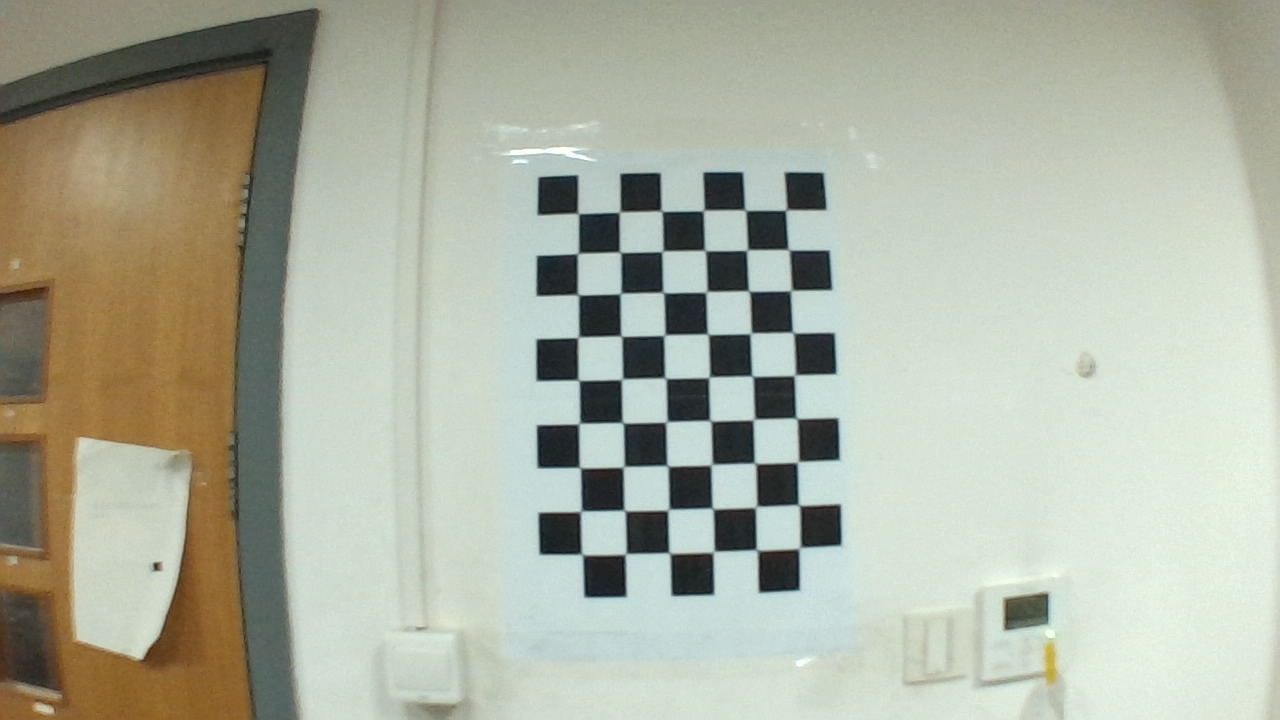
#> input picture imgs/cali01.jpg, 1280 x 720 px; its folder holds only this picture in this run
$ python camera_calibration.py
#> lines starting #> are read from the running program, lines starting #| are printed output that depends on the picture; after the words box and inside, x2 and y2 are one past the last pixel; in counts of white or black regions, pixels touching at a corner belong together; long printed decimals are rounded
"""
Camera calibration
Remove camera distortion for further 3D pose estimation and positioning.
References:
https://www.cnblogs.com/wildbloom/p/8320351.html
https://blog.csdn.net/firemicrocosm/article/details/48594897
"""
import numpy as np
import cv2
import glob

# termination criteria
criteria = (cv2.TERM_CRITERIA_EPS + cv2.TERM_CRITERIA_MAX_ITER, 30, 0.001)
# chessboard size
cb_size = (9,6)

# prepare object points, like (0,0,0), (1,0,0), (2,0,0) ....,(6,5,0)
objp = np.zeros((cb_size[0]*cb_size[1], 3), np.float32)
objp[:,:2] = np.mgrid[0:cb_size[0], 0:cb_size[1]].T.reshape(-1,2)

# Arrays to store object points and image points from all the images.
objpoints = [] # 3d point in real world space
imgpoints = [] # 2d points in image plane.

images = glob.glob('imgs/cali*.jpg')
print(images)

# sampling
for fname in images:
    img = cv2.imread(fname)
#> img is the input picture: shape (720, 1280, 3); mean B, G, R 161, 177, 172.6
    gray = cv2.cvtColor(img,cv2.COLOR_BGR2GRAY)
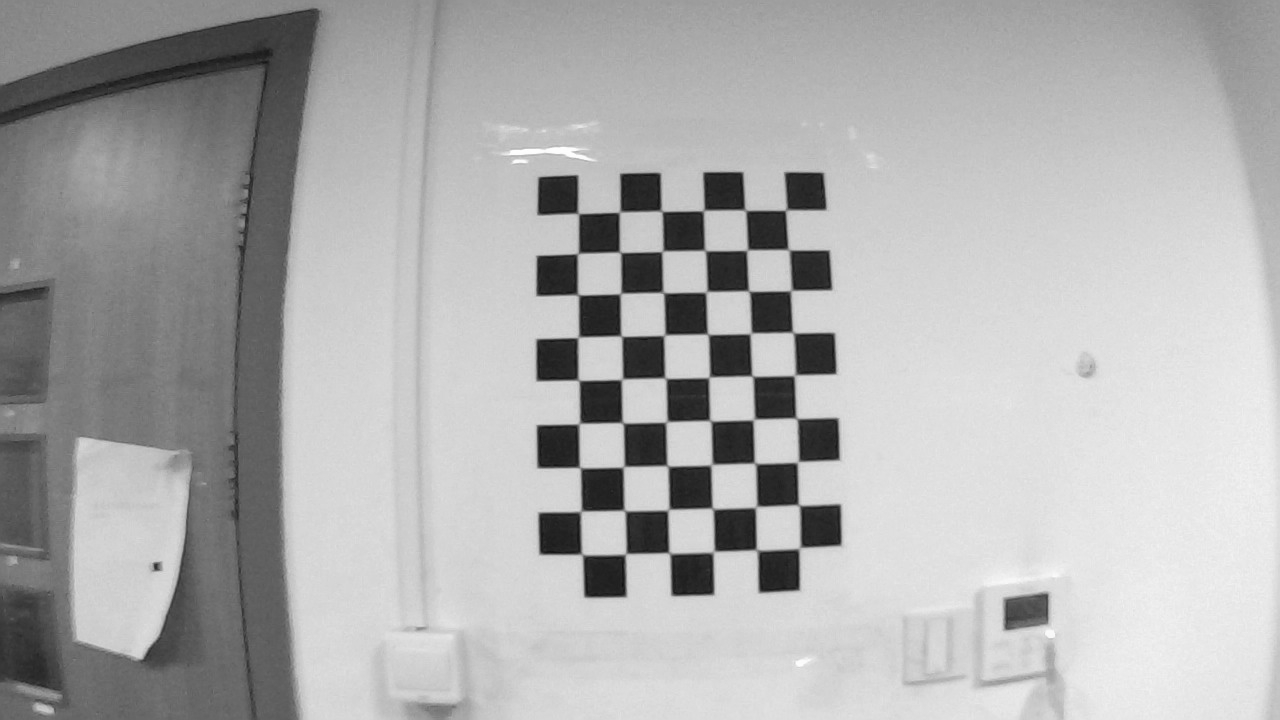
#> gray: shape (720, 1280); min 15, max 254, mean 173.9

    # Find the chess board corners
    ret, corners = cv2.findChessboardCorners(gray, cb_size, None)
#> ret = True; corners = 54 rows, first 8: [784.5, 210], [788.3, 250.7], [790.7, 290.5], [792.2, 333.6], [795, 375], [796.1, 419.9], [796.9, 462.1], [798.9, 505.5]

    # If found, add object points, image points (after refining them)
    if ret == True:
        objpoints.append(objp)

        cv2.cornerSubPix(gray,corners,(11,11),(-1,-1),criteria)
        imgpoints.append(corners)

        # Draw and display the corners
        cv2.drawChessboardCorners(img, cb_size, corners, ret)
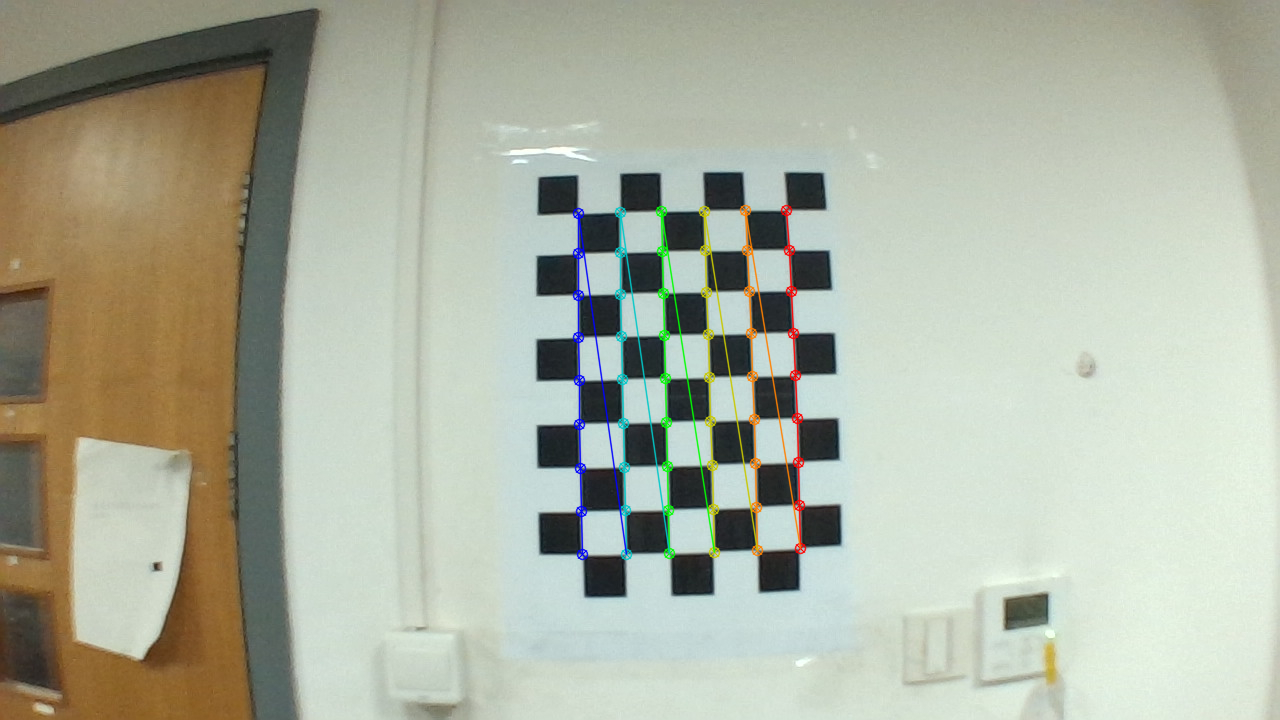
#> img: shape (720, 1280, 3); 1.67% of pixels changed, all inside (x1, y1, x2, y2) = (572, 204, 807, 561)
        cv2.imshow('img',img)
        cv2.waitKey(300)

cv2.destroyAllWindows()

# calibration
ret, mtx, dist, rvecs, tvecs = cv2.calibrateCamera(objpoints, imgpoints, gray.shape[::-1],None,None)
#> ret = 0.145; mtx = [[462.4, 0, 667.2], [0, 461.7, 380.4], [0, 0, 1]]; dist = [[-0.0755, -0.389, -0.00137, -0.000326, 0.99]]; rvecs = ([-0.056, 0.0456, 1.55],); tvecs = ([2.87, -4.11, 10.89],)
print(ret)
#| 0.1449
print(mtx)
#| [[462.401   0.         667.207]
#|  [  0.         461.746 380.377]
#|  [  0.           0.           1.        ]]
print(dist)
#| [[-7.54566894e-02 -3.89132821e-01 -1.37082581e-03 -3.26465263e-04
#|    9.89516269e-01]]
# undistort
h, w = img.shape[:2]
newcameramtx, roi = cv2.getOptimalNewCameraMatrix(mtx,dist,(w,h),1,(w,h))
#> newcameramtx = [[1591.1, 0, 606.6], [0, 474.7, 370.6], [0, 0, 1]]; roi = (484, 350, 287, 43)
dst = cv2.undistort(img, mtx, dist, None, newcameramtx)
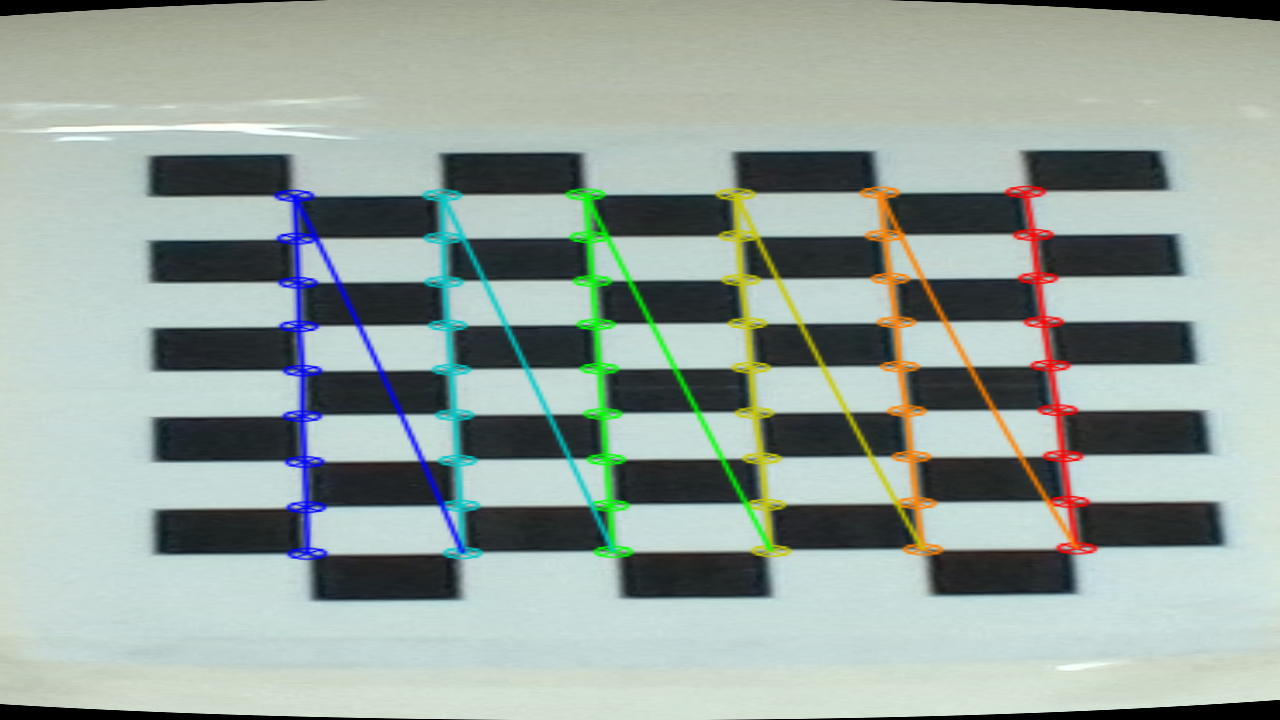
#> dst: shape (720, 1280, 3); mean B, G, R 157.4, 164.3, 151
# crop the image
x, y, w, h = roi
#> x = 484; y = 350; w = 287; h = 43
dst = dst[y:y+h, x:x+w]
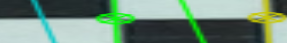
#> dst: shape (43, 287, 3); mean B, G, R 121.5, 141.3, 112.6
cv2.imwrite('calibresult.png',dst)

$ run again, on imgs/cali05.jpg
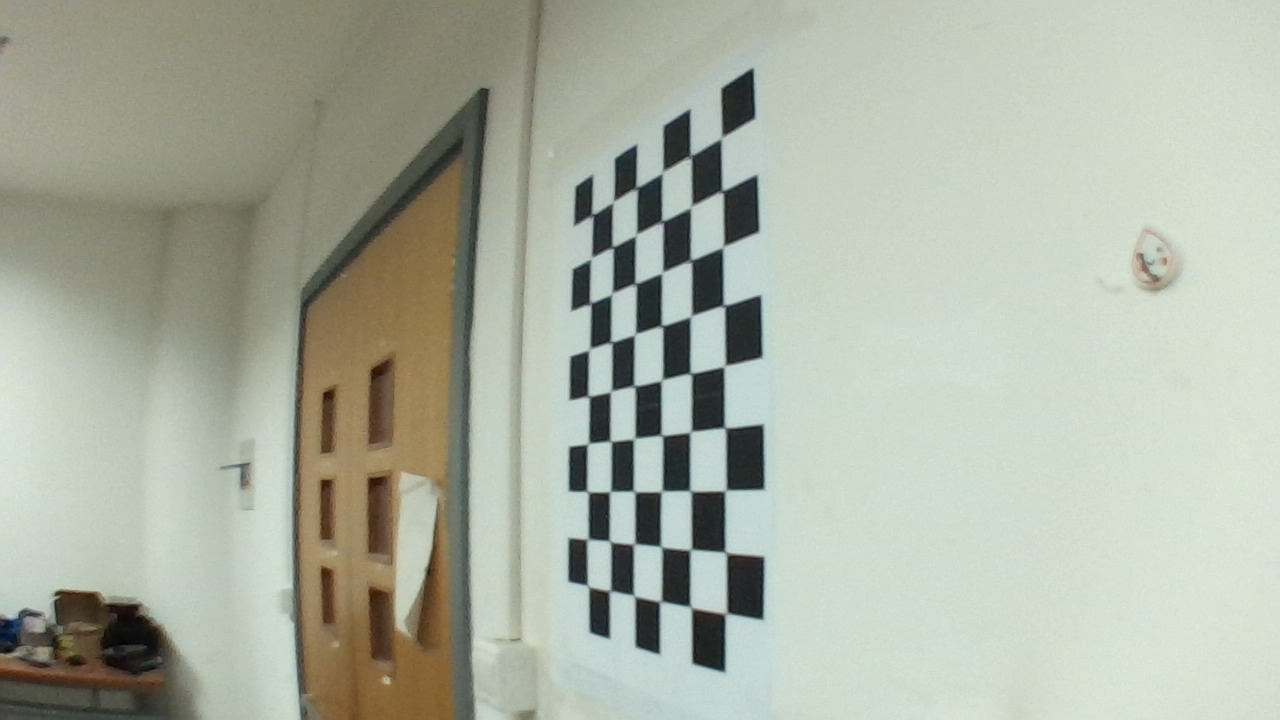
#> input picture imgs/cali05.jpg, 1280 x 720 px
#> img is the input picture: shape (720, 1280, 3); mean B, G, R 163, 177.4, 171.5
#> `ret, corners = cv2.findChessboardCorners(gray, cb_size, None)`: ret = True; corners = 54 rows, first 8: [720.6, 139.3], [722.5, 191], [723.5, 247], [723.8, 305.4], [726, 365.1], [724.8, 427.9], [725, 491.1], [726.1, 552.1]
#> `cv2.drawChessboardCorners(img, cb_size, corners, ret)`:
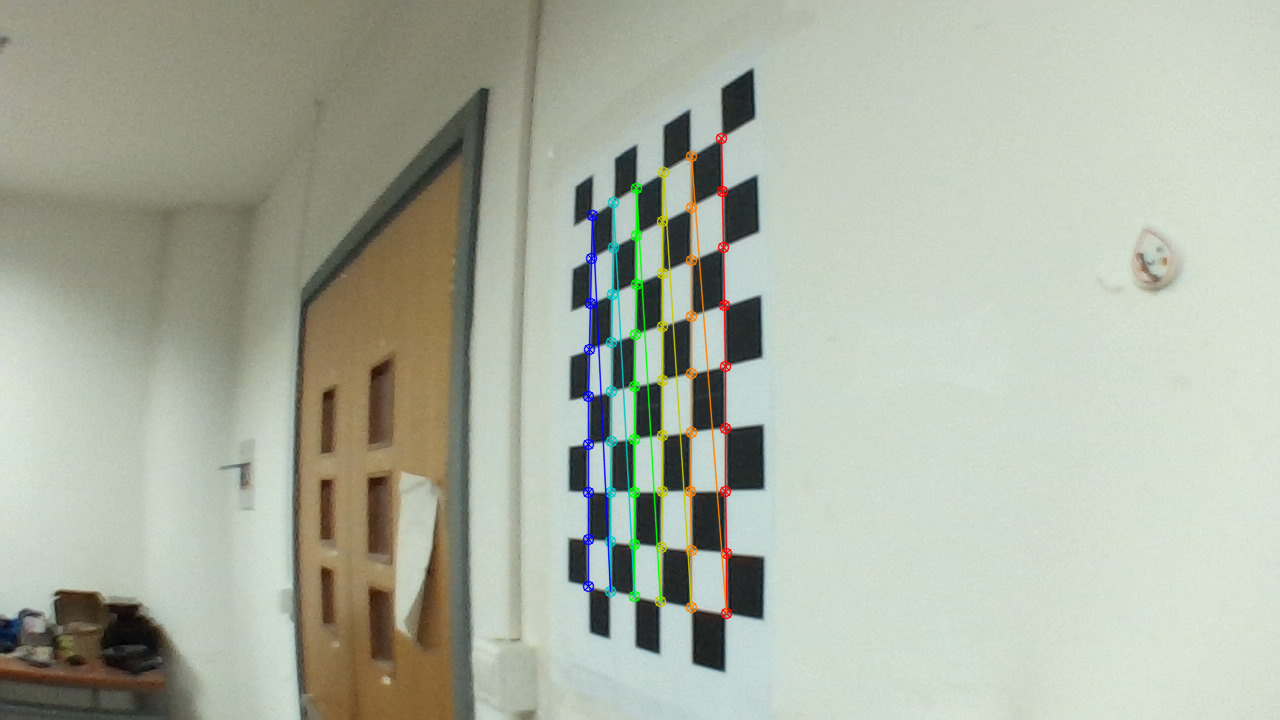
#> img: shape (720, 1280, 3); 1.89% of pixels changed, all inside (x1, y1, x2, y2) = (582, 132, 733, 620)
#> `ret, mtx, dist, rvecs, tvecs = cv2.calibrateCamera(objpoints, imgpoint..`: ret = 0.381; mtx = [[1166, 0, 647.6], [0, 934.7, 354.1], [0, 0, 1]]; dist = [[-0.295, -4.03, 0.00972, 0.0115, 26.86]]; rvecs = ([0.783, 0.997, 1.29],); tvecs = ([1.01, -3.76, 15.73],)
#| 0.3813
#| [[1.16600800e+03 0.00000000e+00 6.47576793e+02]
#|  [0.00000000e+00 9.34673434e+02 3.54119681e+02]
#|  [0.00000000e+00 0.00000000e+00 1.00000000e+00]]
#| [[-2.95181093e-01 -4.03291820e+00  9.71918477e-03  1.14889209e-02
#|    2.68628186e+01]]
#> newcameramtx = [[1632.7, 0, 615.4], [0, 897, 358.6], [0, 0, 1]]; roi = (301, 235, 634, 242)
#> `x, y, w, h = roi`: x = 301; y = 235; w = 634; h = 242
#> `dst = dst[y:y+h, x:x+w]`:
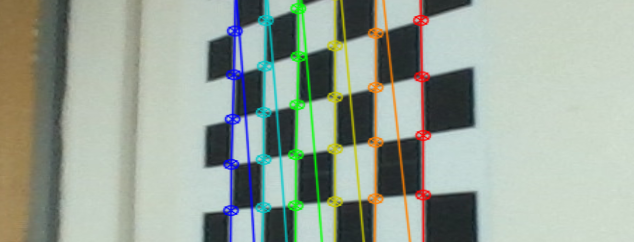
#> dst: shape (242, 634, 3); mean B, G, R 153.5, 165.4, 154.4

$ run again, on imgs/cali06.jpg
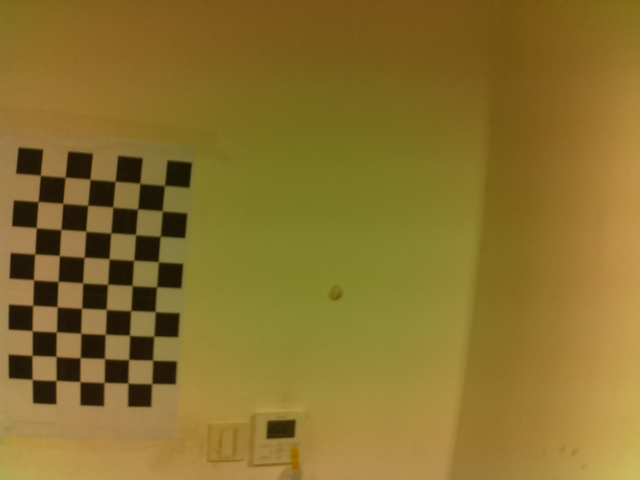
#> input picture imgs/cali06.jpg, 640 x 480 px
#> img is the input picture: shape (480, 640, 3); mean B, G, R 44.8, 112.8, 137.1
#> `gray = cv2.cvtColor(img,cv2.COLOR_BGR2GRAY)`:
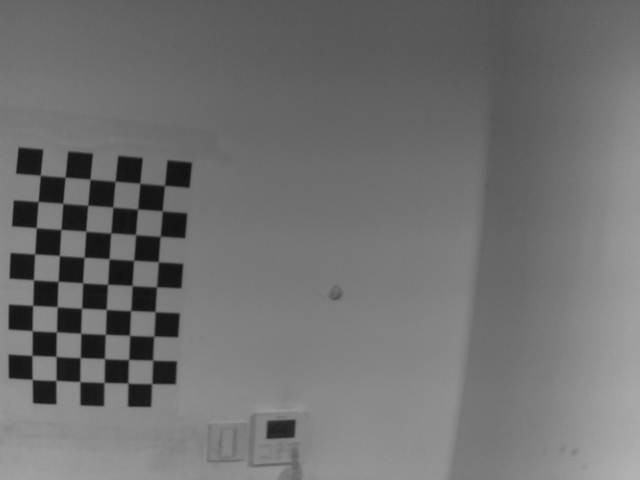
#> gray: shape (480, 640); min 16, max 181, mean 112.3
#> `ret, corners = cv2.findChessboardCorners(gray, cb_size, None)`: ret = True; corners = 54 rows, first 8: [163.4, 184.1], [161.3, 211.9], [159.3, 235.5], [157.4, 262.6], [155.7, 286.1], [155.7, 311.1], [153.3, 335.5], [153.5, 359.4]
#> img: shape (480, 640, 3); 3.44% of pixels changed, all inside (x1, y1, x2, y2) = (26, 169, 171, 391)
#> `ret, mtx, dist, rvecs, tvecs = cv2.calibrateCamera(objpoints, imgpoint..`: ret = 0.0964; mtx = [[1059.3, 0, 328.3], [0, 987.8, 242.6], [0, 0, 1]]; dist = [[-0.686, -1.61, -0.0189, -0.0121, 9.66]]; rvecs = ([-0.412, -0.494, 1.6],); tvecs = ([-5.97, -2.22, 38.12],)
#| 0.09644
#| [[1.05928736e+03 0.00000000e+00 3.28325601e+02]
#|  [0.00000000e+00 9.87755556e+02 2.42580141e+02]
#|  [0.00000000e+00 0.00000000e+00 1.00000000e+00]]
#| [[-0.6865 -1.607 -0.01888 -0.01214   9.660]]
#> newcameramtx = [[916.5, 0, 322.6], [0, 857.4, 235.7], [0, 0, 1]]; roi = (17, 18, 601, 437)
#> `x, y, w, h = roi`: x = 17; y = 18; w = 601; h = 437
#> `dst = dst[y:y+h, x:x+w]`:
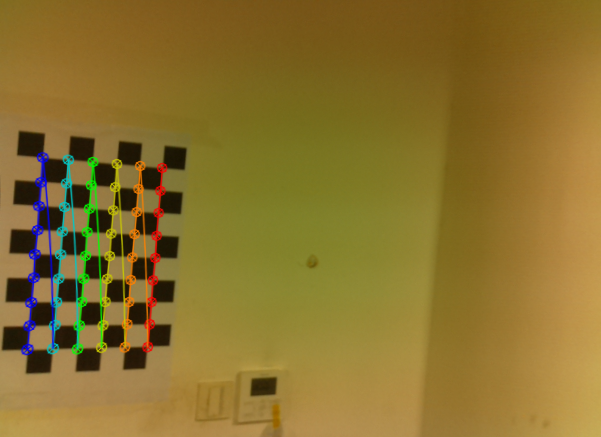
#> dst: shape (437, 601, 3); mean B, G, R 45.9, 113.4, 137.6

$ run again, on imgs/cali07.jpg
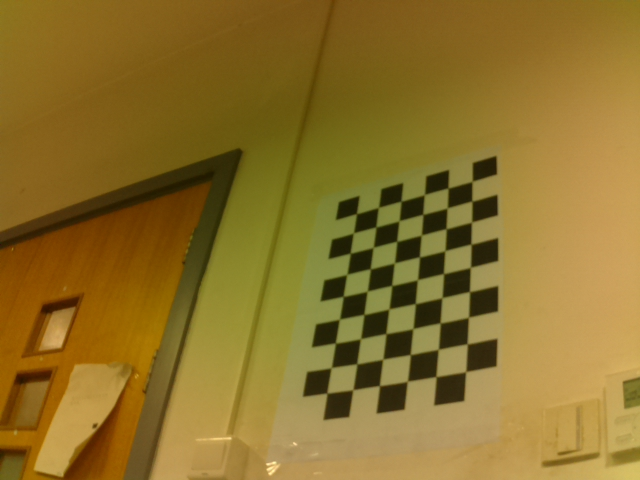
#> input picture imgs/cali07.jpg, 640 x 480 px
#> img is the input picture: shape (480, 640, 3); mean B, G, R 42.7, 112.7, 140.1
#> `gray = cv2.cvtColor(img,cv2.COLOR_BGR2GRAY)`:
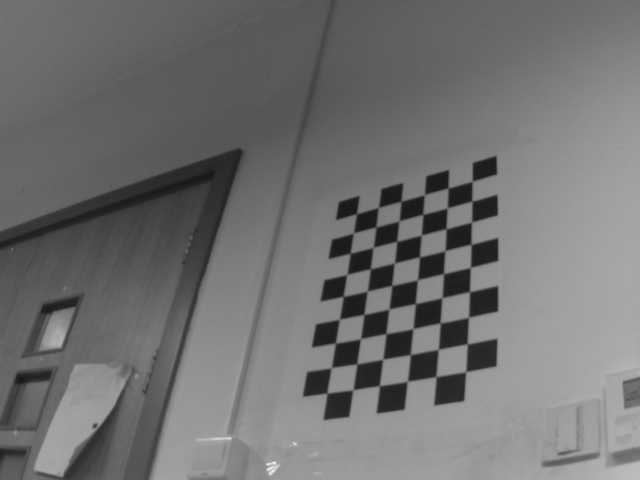
#> gray: shape (480, 640); min 24, max 240, mean 112.9
#> `ret, corners = cv2.findChessboardCorners(gray, cb_size, None)`: ret = True; corners = 54 rows, first 8: [472, 181.4], [471.9, 201], [471.6, 222.1], [470.8, 244.1], [470.5, 267.1], [469.4, 291.4], [468.3, 317.3], [467, 343.8]
#> img: shape (480, 640, 3); 3.29% of pixels changed, all inside (x1, y1, x2, y2) = (321, 175, 479, 400)
#> `ret, mtx, dist, rvecs, tvecs = cv2.calibrateCamera(objpoints, imgpoint..`: ret = 0.125; mtx = [[701.4, 0, 283.5], [0, 746.6, 249.8], [0, 0, 1]]; dist = [[-0.524, 0.0388, -0.0118, 0.0259, 3.84]]; rvecs = ([-0.102, 1.02, 1.43],); tvecs = ([7.16, -2.44, 26.18],)
#| 0.1253
#| [[701.352   0.         283.516]
#|  [  0.         746.595 249.813]
#|  [  0.           0.           1.        ]]
#| [[-0.5238  0.03882 -0.01185  0.02587  3.839]]
#> newcameramtx = [[656.1, 0, 298.7], [0, 680.9, 245.4], [0, 0, 1]]; roi = (12, 25, 606, 432)
#> `x, y, w, h = roi`: x = 12; y = 25; w = 606; h = 432
#> `dst = dst[y:y+h, x:x+w]`:
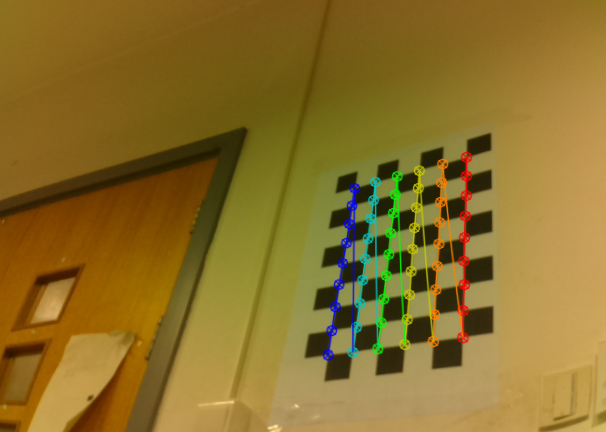
#> dst: shape (432, 606, 3); mean B, G, R 41.8, 111.6, 138.3
